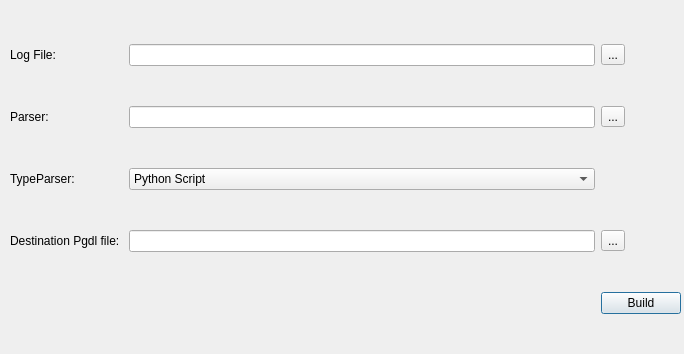
<ui version="4.0" >
 <class>Dialog_Build</class>
 <widget class="QDialog" name="Dialog_Build" >
  <property name="geometry" >
   <rect>
    <x>0</x>
    <y>0</y>
    <width>684</width>
    <height>354</height>
   </rect>
  </property>
  <property name="sizePolicy" >
   <sizepolicy vsizetype="Fixed" hsizetype="Fixed" >
    <horstretch>0</horstretch>
    <verstretch>0</verstretch>
   </sizepolicy>
  </property>
  <property name="minimumSize" >
   <size>
    <width>684</width>
    <height>354</height>
   </size>
  </property>
  <property name="maximumSize" >
   <size>
    <width>684</width>
    <height>354</height>
   </size>
  </property>
  <property name="windowTitle" >
   <string>Build Graphic</string>
  </property>
  <widget class="QWidget" name="gridLayoutWidget" >
   <property name="geometry" >
    <rect>
     <x>10</x>
     <y>10</y>
     <width>671</width>
     <height>341</height>
    </rect>
   </property>
   <layout class="QGridLayout" name="gridLayout" >
    <item row="0" column="1" >
     <widget class="QLineEdit" name="pathLogfile" />
    </item>
    <item row="0" column="2" >
     <widget class="QToolButton" name="buttonFindPathLogFile" >
      <property name="text" >
       <string>...</string>
      </property>
     </widget>
    </item>
    <item row="0" column="0" >
     <widget class="QLabel" name="labelLogFile" >
      <property name="text" >
       <string>Log File:</string>
      </property>
     </widget>
    </item>
    <item row="1" column="0" >
     <widget class="QLabel" name="labelParser" >
      <property name="text" >
       <string>Parser:</string>
      </property>
     </widget>
    </item>
    <item row="1" column="1" >
     <widget class="QLineEdit" name="pathParser" />
    </item>
    <item row="1" column="2" >
     <widget class="QToolButton" name="buttonFindPathParser" >
      <property name="text" >
       <string>...</string>
      </property>
     </widget>
    </item>
    <item row="6" column="0" >
     <widget class="QLabel" name="labelPgdl" >
      <property name="text" >
       <string>Destination Pgdl file: </string>
      </property>
     </widget>
    </item>
    <item row="6" column="1" >
     <widget class="QLineEdit" name="pathPgdl" />
    </item>
    <item row="6" column="2" >
     <widget class="QToolButton" name="buttonFindDestinationPgdl" >
      <property name="text" >
       <string>...</string>
      </property>
     </widget>
    </item>
    <item row="2" column="0" >
     <widget class="QLabel" name="labelTypeParser" >
      <property name="text" >
       <string>TypeParser:</string>
      </property>
     </widget>
    </item>
    <item row="2" column="1" >
     <widget class="QComboBox" name="comboTypeParser" >
      <item>
       <property name="text" >
        <string>Python Script</string>
       </property>
      </item>
      <item>
       <property name="text" >
        <string>Perl Script</string>
       </property>
      </item>
      <item>
       <property name="text" >
        <string>Bash Script</string>
       </property>
      </item>
      <item>
       <property name="text" >
        <string>C program</string>
       </property>
      </item>
      <item>
       <property name="text" >
        <string>C++ program</string>
       </property>
      </item>
      <item>
       <property name="text" >
        <string>Java program</string>
       </property>
      </item>
     </widget>
    </item>
    <item row="7" column="2" >
     <widget class="QPushButton" name="buttonBuild" >
      <property name="sizePolicy" >
       <sizepolicy vsizetype="Fixed" hsizetype="Minimum" >
        <horstretch>0</horstretch>
        <verstretch>0</verstretch>
       </sizepolicy>
      </property>
      <property name="text" >
       <string>Build</string>
      </property>
     </widget>
    </item>
   </layout>
  </widget>
 </widget>
 <resources/>
 <connections/>
</ui>
